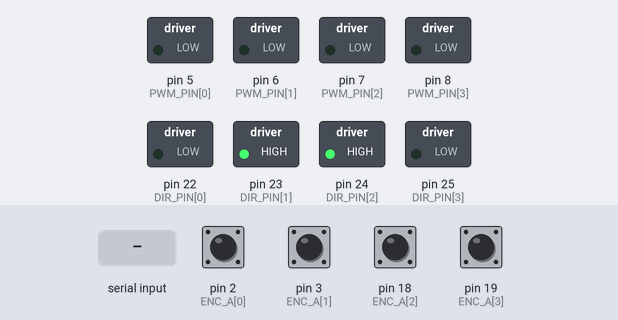
Simulated run of this program. Board: Arduino Mega 2560, built with avr-gcc and run on an emulated ATmega2560. Shown: switched loads named in the program (green lamp = pin HIGH). Inputs (shaded band) come from the test bench; at power-on: pin 2 (ENC_A[0]), pin 3 (ENC_A[1]), pin 18 (ENC_A[2]), pin 19 (ENC_A[3]) HIGH. What the program prints to the serial monitor is not drawn.

Above: at 1.2 s.
1.3 s: "STOP\n" received over Serial
2.8 s: "ESTOP\n" received over Serial
4.3 s: "ENC\n" received over Serial
Timing chart, 0 to 7.3 s (numbered marks = the images above; inputs shaded):
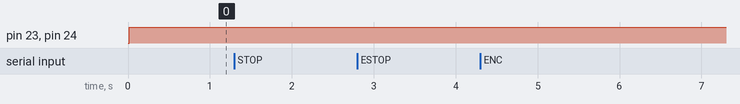

The program:

main.cpp
```cpp
/*
  mecanum_motor / main.cpp  — 메카넘 4모터 '명령형' 펌웨어
  보드: Arduino Mega 2560 + Cytron MDD10A x2 (Sign-Magnitude: 채널당 DIR + PWM)

  PC(파이썬)가 시리얼로 속도명령을 보내면 4개 메카넘 휠을 구동한다.
  four_motor_test.ino 의 핀맵/기어비를 그대로 쓰되, '명령 수신 + 메카넘 믹싱 +
  소프트 가감속 + 안전(STOP/ESTOP/데드맨 타임아웃)'을 추가했다.

  배선(= four_motor_test.ino 와 동일):
    PWM : M1=5, M2=6, M3=7, M4=8
    DIR : M1=22, M2=23, M3=24, M4=25
    ENC_A(인터럽트): M1=2, M2=3, M3=18, M4=19   (A채널만 -> 부호는 명령방향으로)
    ※ 각 A 라인 외부 1kΩ 풀업(5V). 두 MDD10A 의 B+/B- 배터리 병렬, GND 공통.

  휠 역할(기본 가정 — 장착 후 확인/수정): M1=앞왼(FL) M2=앞오(FR) M3=뒤왼(RL) M4=뒤오(RR)

  명령 규약 (개행 '\n' 종료, 115200):
    V <vx> <vy> <w>   속도명령. 각 -100~100(%) 정수.
                       vx=+전진, vy=+우strafe, w=+우회전(CW).
                       믹싱(common/mecanum.py 와 동일):
                         FL=vx+vy+w  FR=vx-vy-w  RL=vx-vy+w  RR=vx+vy-w  (초과시 비례축소)
    M <i> <pct>       단일 모터 테스트(i=1..4=M1..M4, pct=-100~100). 코너 매핑/방향 확인용.
    STOP              완만 감속 정지(ramp)
    ESTOP             즉시 정지(ramp 무시, 안전용)
    ENC               "ENC m1 m2 m3 m4" 카운트 응답
    ENCRESET          카운트 0 리셋 후 응답
  안전:
    - 데드맨: CMD_TIMEOUT_MS 동안 어떤 명령도 없으면 목표를 0 으로(자동 감속). PC 끊김 보호.
    - 부팅 시 정지, 부팅 후 "READY" 송신.
*/
#include <Arduino.h>
#include <util/atomic.h>
#include <stdlib.h>

const uint8_t N = 4;
const uint8_t PWM_PIN[N] = {5, 6, 7, 8};
const uint8_t DIR_PIN[N] = {22, 23, 24, 25};
const uint8_t ENC_A[N]   = {2, 3, 18, 19};   // 인터럽트 핀

// ===== 배선 보정 =====
// 전진(+) 명령에 해당 모터가 반대로 돌면 그 칸을 true 로(장착 후 확인).
// 측정: M1(앞오)=후진, M4(뒤오)=후진 -> 그 둘만 반전. M2,M3=전진(정상).
const bool    INVERT[N]  = {true, false, false, true};
// DIR 핀의 '전진' 레벨(가정). 전체가 반대로 가면 이 한 줄을 LOW 로.
const uint8_t FWD_LEVEL  = HIGH;
// 논리 코너(0=FL 앞왼, 1=FR 앞오, 2=RL 뒤왼, 3=RR 뒤오) -> 물리 모터 인덱스(0=M1..3=M4).
// 단일모터 테스트(M 1..4)로 각 모터가 어느 코너인지 확인한 뒤 이 표를 실제에 맞게 채운다.
// 측정 결과: M1=앞오(FR), M2=앞왼(FL), M3=뒤왼(RL), M4=뒤오(RR)
// 코너(FL,FR,RL,RR) -> 물리모터: FL=M2(1), FR=M1(0), RL=M3(2), RR=M4(3)
const uint8_t POS_TO_MOTOR[N] = {1, 0, 2, 3};
// strafe(vy) 방향 보정: 전진·회전은 맞는데 좌우 평행이동만 반대면 -1 (롤러/장착 핸들 차이).
// 측정: V 0 60 0(우 strafe)에 로봇이 좌로 감 -> -1.
const int8_t  STRAFE_SIGN = -1;

// ===== 구동 파라미터 =====
const uint8_t  MAX_DUTY       = 200;  // 100% 명령 -> 이 듀티(0~255). 속도/전류 상한.
// PWM 주파수 = 3.9kHz (요구사항). Fast PWM, TOP=ICR=PWM_TOP, prescaler=1, F_CPU=16MHz.
//   freq = 16,000,000 / (1*(1+4095)) = 3906.25 Hz. 듀티(0~255)는 0~PWM_TOP 로 환산해 OCR 에 씀.
const uint16_t PWM_TOP        = 4095;
const int      RAMP_STEP      = 8;    // 틱당 듀티 증감(소프트 가감속, 급반전 방지)
const uint16_t TICK_MS        = 15;
const uint16_t CMD_TIMEOUT_MS = 1500; // 데드맨: 이 시간 명령 없으면 정지(벤치 관찰용 1.5s.
                                      //   자율주행은 PC가 ~30ms마다 명령을 보내 무관. 빠른
                                      //   주행에서 더 안전하게 하려면 400~600 으로 낮춰도 됨)

// ===== 엔코더 =====
volatile unsigned long count[N] = {0, 0, 0, 0};
volatile int8_t        encDir[N] = {1, 1, 1, 1};   // +1 전진 / -1 후진 (명령부호)
void isr0() { count[0] += encDir[0]; }
void isr1() { count[1] += encDir[1]; }
void isr2() { count[2] += encDir[2]; }
void isr3() { count[3] += encDir[3]; }
void (*const ISR_FN[N])() = {isr0, isr1, isr2, isr3};

int      target[N]  = {0, 0, 0, 0};   // 목표 듀티(-MAX_DUTY..MAX_DUTY)
int      current[N] = {0, 0, 0, 0};   // 현재 적용 듀티
uint32_t lastTick = 0, lastCmd = 0;

int clampi(int v, int lo, int hi) { return v < lo ? lo : (v > hi ? hi : v); }

// (vx,vy,w in -100..100) -> 4휠 목표듀티. 논리코너(FL,FR,RL,RR) 계산 후 POS_TO_MOTOR 로 매핑.
// 합성이 100% 넘으면 비례 축소(방향 보존).
void mixSet(int vx, int vy, int w) {
  long vys = (long)vy * STRAFE_SIGN;   // strafe 축 부호 보정(롤러/장착 핸들)
  long logical[N] = {
    (long)vx + vys + w,   // FL
    (long)vx - vys - w,   // FR
    (long)vx - vys + w,   // RL
    (long)vx + vys - w    // RR
  };
  long m = max(max(labs(logical[0]), labs(logical[1])), max(labs(logical[2]), labs(logical[3])));
  float s = (m > 100) ? (100.0f / (float)m) : 1.0f;
  float k = (float)MAX_DUTY / 100.0f;
  for (uint8_t pos = 0; pos < N; pos++)
    target[POS_TO_MOTOR[pos]] = clampi((int)(logical[pos] * s * k), -MAX_DUTY, MAX_DUTY);
}

// PWM 3.9kHz 타이머 설정: Timer3(OC3A=pin5) + Timer4(OC4A/B/C=pin6/7/8).
//   Fast PWM, TOP=ICR=PWM_TOP, prescaler=1 -> 3.9kHz. 비반전(COMx1).
//   pins 2,3 은 엔코더 입력이라 OC3B/OC3C 출력은 켜지 않는다(외부 인터럽트와 무관).
void setupPwm3900Hz() {
  TCCR3A = _BV(COM3A1) | _BV(WGM31);
  TCCR3B = _BV(WGM33) | _BV(WGM32) | _BV(CS30);
  ICR3 = PWM_TOP; OCR3A = 0;
  TCCR4A = _BV(COM4A1) | _BV(COM4B1) | _BV(COM4C1) | _BV(WGM41);
  TCCR4B = _BV(WGM43) | _BV(WGM42) | _BV(CS40);
  ICR4 = PWM_TOP; OCR4A = OCR4B = OCR4C = 0;
}

// 듀티(0..255 스케일) -> 해당 모터 OCR(0..PWM_TOP) 직접 쓰기 (3.9kHz).
//   M1=pin5=OC3A, M2=pin6=OC4A, M3=pin7=OC4B, M4=pin8=OC4C
void writePwm(uint8_t i, uint16_t mag255) {
  uint16_t ocr = (uint16_t)((uint32_t)mag255 * PWM_TOP / 255);
  switch (i) {
    case 0: OCR3A = ocr; break;
    case 1: OCR4A = ocr; break;
    case 2: OCR4B = ocr; break;
    case 3: OCR4C = ocr; break;
  }
}

void applyWheel(uint8_t i, int duty) {
  bool fwd = (duty >= 0);
  int  mag = fwd ? duty : -duty;
  bool level = fwd ^ INVERT[i];                       // 전진여부 ^ 배선반전
  digitalWrite(DIR_PIN[i], level ? FWD_LEVEL : (FWD_LEVEL == HIGH ? LOW : HIGH));
  encDir[i] = fwd ? 1 : -1;
  writePwm(i, (uint16_t)mag);                         // 3.9kHz OCR 쓰기
}

int rampToward(int cur, int tgt, int step) {
  if (cur < tgt) { cur += step; if (cur > tgt) cur = tgt; }
  else if (cur > tgt) { cur -= step; if (cur < tgt) cur = tgt; }
  return cur;
}

void updateMotors() {
  for (uint8_t i = 0; i < N; i++) {
    current[i] = rampToward(current[i], target[i], RAMP_STEP);
    applyWheel(i, current[i]);
  }
}

void doEstop() {
  for (uint8_t i = 0; i < N; i++) { target[i] = 0; current[i] = 0; writePwm(i, 0); }
}

void printEnc() {
  long c[N];
  ATOMIC_BLOCK(ATOMIC_RESTORESTATE) { for (uint8_t i = 0; i < N; i++) c[i] = count[i]; }
  Serial.print("ENC");
  for (uint8_t i = 0; i < N; i++) { Serial.print(' '); Serial.print(c[i]); }
  Serial.println();
}

void handle(const String &cmd) {
  if (cmd.startsWith("V")) {
    int vx = 0, vy = 0, w = 0;
    if (sscanf(cmd.c_str() + 1, "%d %d %d", &vx, &vy, &w) == 3) {
      mixSet(clampi(vx, -100, 100), clampi(vy, -100, 100), clampi(w, -100, 100));
      lastCmd = millis();
      Serial.println("OK V");
    } else {
      Serial.println("ERR V");
    }
  } else if (cmd.startsWith("M")) {
    // 단일 모터 테스트: "M <i> <pct>"  (i=1..4=M1..M4, pct=-100..100). 나머지 모터는 0.
    int idx = 0, pct = 0;
    if (sscanf(cmd.c_str() + 1, "%d %d", &idx, &pct) == 2 && idx >= 1 && idx <= N) {
      for (uint8_t i = 0; i < N; i++) target[i] = 0;
      target[idx - 1] = clampi((int)(clampi(pct, -100, 100) * ((float)MAX_DUTY / 100.0f)),
                               -MAX_DUTY, MAX_DUTY);
      lastCmd = millis();
      Serial.print("OK M"); Serial.println(idx);
    } else {
      Serial.println("ERR M");
    }
  } else if (cmd == "STOP") {
    for (uint8_t i = 0; i < N; i++) target[i] = 0;   // ramp 로 감속
    lastCmd = millis();
    Serial.println("OK STOP");
  } else if (cmd == "ESTOP") {
    doEstop();
    lastCmd = millis();
    Serial.println("OK ESTOP");
  } else if (cmd == "ENC") {
    printEnc();
  } else if (cmd == "ENCRESET") {
    ATOMIC_BLOCK(ATOMIC_RESTORESTATE) { for (uint8_t i = 0; i < N; i++) count[i] = 0; }
    printEnc();
  } else {
    Serial.print("UNK "); Serial.println(cmd);
  }
}

void setup() {
  for (uint8_t i = 0; i < N; i++) {
    pinMode(PWM_PIN[i], OUTPUT);
    pinMode(DIR_PIN[i], OUTPUT);
    digitalWrite(DIR_PIN[i], LOW);
    pinMode(ENC_A[i], INPUT_PULLUP);
    attachInterrupt(digitalPinToInterrupt(ENC_A[i]), ISR_FN[i], RISING);
  }
  setupPwm3900Hz();                               // PWM 3.9kHz (요구사항), 듀티 0 으로 시작
  Serial.begin(115200);
  lastTick = lastCmd = millis();
  Serial.println("READY");
}

void loop() {
  if (Serial.available() > 0) {
    String cmd = Serial.readStringUntil('\n');
    cmd.trim();
    if (cmd.length() > 0) handle(cmd);
  }

  uint32_t now = millis();
  // 데드맨: 명령이 끊기면 목표를 0 으로(완만 정지). PC 다운/케이블 분리 보호.
  if (now - lastCmd > CMD_TIMEOUT_MS) { for (uint8_t i = 0; i < N; i++) target[i] = 0; }

  if (now - lastTick >= TICK_MS) { lastTick = now; updateMotors(); }
}
```

Measured:
- after the input at 1.3 s, every drawn part: stays the same
- after the input at 2.8 s, every drawn part: stays the same
- after the input at 4.3 s, every drawn part: stays the same
